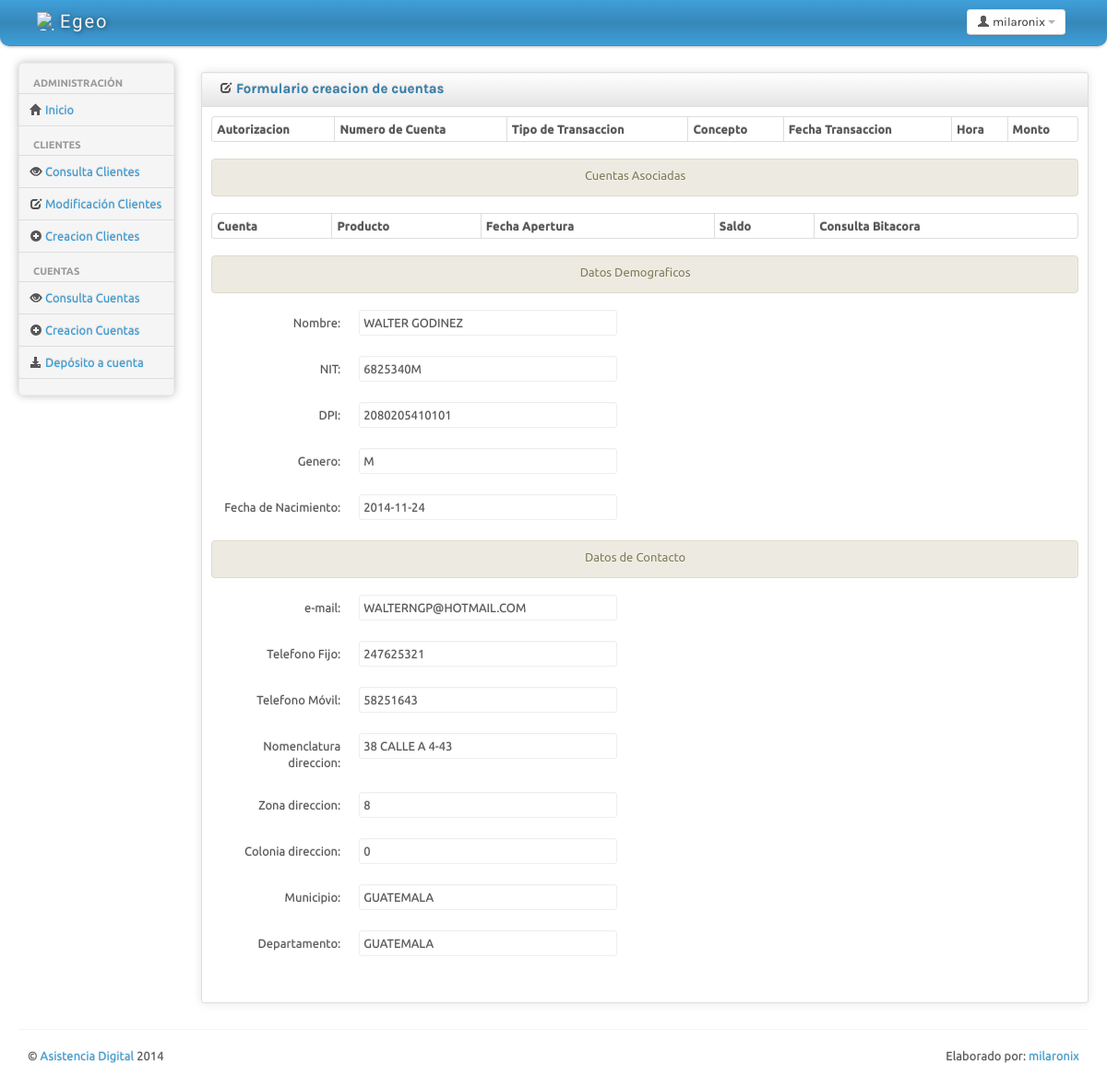
Screenshot of /consulta cuentas.php?ctatrx=4236980000000006&id=9 (signed in) with the database file from the repository.
### tables this page shows
CREATE TABLE `clientes` (
  `idCliente` int(11) NOT NULL AUTO_INCREMENT,
  `nombreCliente` varchar(100) DEFAULT NULL,
  `fechaNacimiento` date DEFAULT NULL,
  `genero` char(1) DEFAULT NULL,
  `nomenclaturaDireccion` varchar(100) DEFAULT NULL,
  `zona` int(2) DEFAULT NULL,
  `colonia` int(11) DEFAULT NULL,
  `departamento` int(11) DEFAULT NULL,
  `municipio` int(11) DEFAULT NULL,
  `telefono1` int(8) DEFAULT NULL,
  `telefono2` int(8) DEFAULT NULL,
  `nit` varchar(100) NOT NULL,
  `dpi` varchar(100) NOT NULL,
  `email` varchar(100) NOT NULL,
  PRIMARY KEY (`idCliente`),
  UNIQUE KEY `nit` (`nit`),
  UNIQUE KEY `dpi` (`dpi`),
  UNIQUE KEY `email` (`email`),
  KEY `departamento` (`departamento`),
  KEY `municipio` (`municipio`),
  CONSTRAINT `clientes_ibfk_1` FOREIGN KEY (`departamento`) REFERENCES `departamentos` (`idDepartamento`),
  CONSTRAINT `clientes_ibfk_2` FOREIGN KEY (`municipio`) REFERENCES `municipios` (`idMunicipio`)
);

CREATE TABLE `municipios` (
  `idMunicipio` int(11) NOT NULL AUTO_INCREMENT,
  `descripcion` varchar(100) DEFAULT NULL,
  `idDepartamento` int(11) DEFAULT NULL,
  PRIMARY KEY (`idMunicipio`),
  KEY `idDepartamento` (`idDepartamento`),
  CONSTRAINT `municipios_ibfk_1` FOREIGN KEY (`idDepartamento`) REFERENCES `departamentos` (`idDepartamento`)
);

CREATE TABLE `departamentos` (
  `idDepartamento` int(11) NOT NULL AUTO_INCREMENT,
  `descripcion` varchar(100) DEFAULT NULL,
  PRIMARY KEY (`idDepartamento`)
);

### consulta cuentas.php (the view, shortened to what this page needs)
<?php
$tiempo_expira = time() - $_SESSION['UltimoMovimiento'];
$error = 0;
$query_exitoso = 0;
$ctatrx = 0;
if(isset($_GET['id'])){
$id = $_GET['id'];
}
if(isset($_GET['ctatrx'])){
$ctatrx = $_GET['ctatrx'];
}
?>
<!DOCTYPE html>
<html lang="en">
<head>
	<link id="bs-css" href="css/bootstrap-cerulean.css" rel="stylesheet">
	<link href="css/bootstrap-responsive.css" rel="stylesheet">
	<link href="css/charisma-app.css" rel="stylesheet">
	<link href="css/jquery-ui-1.8.21.custom.css" rel="stylesheet">
	<link href='css/fullcalendar.css' rel='stylesheet'>
	<link href='css/fullcalendar.print.css' rel='stylesheet'  media='print'>
	<link href='css/chosen.css' rel='stylesheet'>
	<link href='css/uniform.default.css' rel='stylesheet'>
	<link href='css/colorbox.css' rel='stylesheet'>
	<link href='css/jquery.cleditor.css' rel='stylesheet'>
	<link href='css/jquery.noty.css' rel='stylesheet'>
	<link href='css/noty_theme_default.css' rel='stylesheet'>
	<link href='css/elfinder.min.css' rel='stylesheet'>
	<link href='css/elfinder.theme.css' rel='stylesheet'>
	<link href='css/jquery.iphone.toggle.css' rel='stylesheet'>
	<link href='css/opa-icons.css' rel='stylesheet'>
	<link href='css/uploadify.css' rel='stylesheet'>
</head>
<body>
<?php
	if(!isset($_SESSION['UltimoMovimiento'])){
		session_destroy(); header("Location: expirada.php?tipo=3");
	}
	else{
		if($tiempo_expira > $_SESSION['tiempo_expira']){
			header("Location: expirada.php?tipo=2");
		}else{
?>
	<div class="navbar">
		<div class="navbar-inner">
			<div class="container-fluid">
				<a class="brand" href="inicio.php"> <img alt="Charisma Logo" src="images/logo.jpg" /> <span>Egeo</span></a>
				<div class="btn-group pull-right" >
					<a class="btn dropdown-toggle" data-toggle="dropdown" href="#">
						<i class="icon-user"></i><span class="hidden-phone"> <?php echo($_SESSION['usuario']); ?></span>
						<span class="caret"></span>
					</a>
				</div>
			</div>
		</div>
	</div>
	<div class="container-fluid">
		<div class="row-fluid">
			<div class="span2 main-menu-span">
				<div class="well nav-collapse sidebar-nav">
					<ul class="nav nav-tabs nav-stacked main-menu">
						<li class="nav-header hidden-tablet">Administración</li>
						<li><a class="ajax-link" href="inicio.php"><i class="icon-home"></i><span class="hidden-tablet"> Inicio</span></a></li>
						<li class="nav-header hidden-tablet">Clientes</li>
						<?php
						if ($_SESSION['leer'] == 1){
						echo("<li><a class='ajax-link' href='consulta clientes.php'><i class='icon-eye-open'></i><span class='hidden-tablet'> Consulta Clientes</span></a></li>");
						}
						if ($_SESSION['modificar'] == 1){
						echo("<li><a class='ajax-link' href='modificacion clientes.php'><i class='icon-edit'></i><span class='hidden-tablet'> Modificación Clientes</span></a></li>");
						}
						if ($_SESSION['crear'] == 1){
						echo("<li><a class='ajax-link' href='creacion_clientes.php'><i class='icon-plus-sign'></i><span class='hidden-tablet'> Creacion Clientes</span></a></li>");
						}
						?>
						<li class="nav-header hidden-tablet">Cuentas</li>
						<?php
						if ($_SESSION['leer'] == 1){
						echo("<li><a class='ajax-link' href='cliente para consulta cuenta.php'><i class='icon-eye-open'></i><span class='hidden-tablet'> Consulta Cuentas</span></a></li>");
						}
						if ($_SESSION['crear'] == 1){
						echo("<li><a class='ajax-link' href='cliente para cuenta.php'><i class='icon-plus-sign'></i><span class='hidden-tablet'> Creacion Cuentas</span></a></li>");
						}
						if ($_SESSION['crear'] == 1){
						echo("<li><a class='ajax-link' href='cliente para deposito.php'><i class='icon-download-alt'></i><span class='hidden-tablet'> Depósito a cuenta</span></a></li>");
						}
						?>
					</ul>
				</div>
			</div>
			<div id="content" class="span10">
			<?php
			if($query_exitoso == 1){
				echo("
					<div class='alert alert-success'>
						<center>
							<p>La cuenta se ha creado exitosamente.</p>
						</center>
					</div>
					");
			}else{
			?>
			<div class="row-fluid sortable">
				<div class="box span12">
					<div class="box-header well" data-original-title>
						<h2><i class="icon-edit"></i> Formulario creacion de cuentas </h2>
					</div>
					<div class="box-content">
						<form class="form-horizontal" method = 'post' action='<?php $_SERVER['PHP_SELF'] ?>'>
							<fieldset>
								<?php
								if($error == 0){
									$query = "select clientes.*, departamentos.descripcion as depto, municipios.descripcion as muni, numeroDeCuenta, fechaApertura, saldo, bin.descripcion from clientes, departamentos, municipios, cuentas, bin where clientes.idCliente = '$id' and clientes.departamento = departamentos.iddepartamento and clientes.municipio = municipios.idMunicipio and cuentas.idCliente = clientes.idCliente and cuentas.bin = bin.bin";
								}
								if($ctatrx > 0){
									?>
										<table class="table table-bordered table-striped table-condensed">
											<thead>
												<tr>
													<th>Autorizacion</th>
													<th>Numero de Cuenta</th>
													<th>Tipo de Transaccion</th>
													<th>Concepto</th>
													<th>Fecha Transaccion</th>
													<th>Hora</th>
													<th>Monto</th>
												</tr>
											</thead>
										</table>
									<?php
								}
								?>
								<div class="alert alert-info">
									<center>
										<label>Cuentas Asociadas</label>
									</center>
								</div>
								<table class="table table-bordered table-striped table-condensed">
									<thead>
										<tr>
											<th>Cuenta</th>
											<th>Producto</th>
											<th>Fecha Apertura</th>
											<th>Saldo</th>
											<th>Consulta Bitacora</th>
										</tr>
									</thead>
											<?php
											$result = mysql_query($query);
											$items = mysql_fetch_array($result);
											?>
								</table>
								<div class="alert alert-info">
									<center>
										<label>Datos Demograficos</label>
									</center>
								</div>
								<div class="control-group <?php if($_POST['enviado'] == 1 && $_POST['nombre'] == ''){ echo("error");} ?>">
									<label class="control-label" for="focusedInput">Nombre: </label>
									<div class="controls">
									  <span class="input-xlarge uneditable-input"><?php echo($items['nombreCliente']); ?></span>
									</div>
								</div>
								<div class="control-group <?php if($_POST['enviado'] == 1 && $_POST['nit'] == ''){ echo("error");} ?>">
									<label class="control-label" for="focusedInput">NIT: </label>
									<div class="controls">
									  <span class="input-xlarge uneditable-input"><?php echo($items['nit']); ?></span>
									</div>
								</div>
								<div class="control-group <?php if($_POST['enviado'] == 1 && $_POST['dpi'] == ''){ echo("error");} ?>">
									<label class="control-label" for="focusedInput">DPI: </label>
									<div class="controls">
									  <span class="input-xlarge uneditable-input"><?php echo($items['dpi']); ?></span>
									</div>
								</div>
								<div class="control-group <?php if($_POST['enviado'] == 1 && $_POST['genero'] == ''){ echo("error");} ?>">
									<label class="control-label" for="focusedInput">Genero: </label>
									<div class="controls">
									  <span class="input-xlarge uneditable-input"><?php echo($items['genero']); ?></span>
									</div>
								</div>
								<div class="control-group <?php if($_POST['enviado'] == 1 && $_POST['fnacimiento'] == ''){ echo("error");} ?>">
									<label class="control-label" for="fnacimiento">Fecha de Nacimiento:</label>
									<div class="controls">
									  <span class="input-xlarge uneditable-input"><?php echo($items['fechaNacimiento']); ?></span>
									</div>
								</div>
								<div class="alert alert-info">
									<center>
										<label>Datos de Contacto</label>
									</center>
								</div>
								<div class="control-group <?php if($_POST['enviado'] == 1 && $_POST['email'] == ''){ echo("error");} ?>">
									<label class="control-label" for="focusedInput">e-mail: </label>
									<div class="controls">
									  <span class="input-xlarge uneditable-input"><?php echo($items['email']); ?></span>
									</div>
								</div>
								<div class="control-group <?php if($_POST['enviado'] == 1 && $_POST['tel1'] == ''){ echo("error");} ?>">
									<label class="control-label" for="focusedInput">Telefono Fijo: </label>
									<div class="controls">
									  <span class="input-xlarge uneditable-input"><?php echo($items['telefono1']); ?></span>
									</div>
								</div>
								<div class="control-group <?php if($_POST['enviado'] == 1 && $_POST['tel2'] == ''){ echo("error");} ?>">
									<label class="control-label" for="focusedInput">Telefono Móvil: </label>
									<div class="controls">
									  <span class="input-xlarge uneditable-input"><?php echo($items['telefono2']); ?></span>
									</div>
								</div>
								<div class="control-group <?php if($_POST['enviado'] == 1 && $_POST['nomenclatura'] == ''){ echo("error");} ?>">
									<label class="control-label" for="focusedInput">Nomenclatura direccion: </label>
									<div class="controls">
									  <span class="input-xlarge uneditable-input"><?php echo($items['nomenclaturaDireccion']); ?></span>
									</div>
								</div>
								<div class="control-group <?php if($_POST['enviado'] == 1 && $_POST['zona'] == ''){ echo("error");} ?>">
									<label class="control-label" for="focusedInput">Zona direccion: </label>
									<div class="controls">
									  <span class="input-xlarge uneditable-input"><?php echo($items['zona']); ?></span>
									</div>
								</div>
								<div class="control-group <?php if($_POST['enviado'] == 1 && $_POST['colonia'] == ''){ echo("error");} ?>">
									<label class="control-label" for="focusedInput">Colonia direccion: </label>
									<div class="controls">
									  <span class="input-xlarge uneditable-input"><?php echo($items['colonia']); ?></span>
									</div>
								</div>
								<div class="control-group <?php if($_POST['enviado'] == 1 && $_POST['municipio'] == ''){ echo("error");} ?>">
									<label class="control-label" for="municipio">Municipio:</label>
									<div class="controls">
									  <span class="input-xlarge uneditable-input"><?php echo($items['muni']); ?></span>
									</div>
								 </div>
								<div class="control-group <?php if($_POST['enviado'] == 1 && $_POST['bin'] == ''){ echo("error");} ?>">
									<label class="control-label" for="bin">Departamento:</label>
									<div class="controls">
									  <span class="input-xlarge uneditable-input"><?php echo($items['depto']); ?></span>
									</div>
								 </div>
							</fieldset>
						  </form>
					</div>
				</div>
			</div>
			<?php }?>
			</div>
				</div>
		<hr>
		<footer>
			<p class="pull-left">&copy; <a href="http://usman.it" target="_blank">Asistencia Digital</a> 2014</p>
			<p class="pull-right">Elaborado por: <a href="http://usman.it/free-responsive-admin-template">milaronix</a></p>
		</footer>
	</div>
<?php
		}
	}
?>
</body>
</html>

### css/charisma-app.css (style rules this page uses)
.box { border: 1px solid #DEDEDE; border-radius:3px; -webkit-border-radius:3px; -moz-border-radius:3px; margin-top: 10px; margin-bottom: 10px ; box-shadow: 0 0 10px rgba(189, 189, 189, 0.4); -webkit-box-shadow: 0 0 10px rgba(189, 189, 189, 0.4); -moz-box-shadow: 0 0 10px rgba(189, 189, 189, 0.4); }
.box-header { border:none; padding-top:5px; border-bottom: 1px solid #DEDEDE; border-radius:3px 3px 0 0; -webkit-border-radius:3px 3px 0 0; -moz-border-radius:3px 3px 0 0; height:12px; min-height:12px; margin-bottom: 0; cursor:move; font-weight:bold; font-size:16px; background: -moz-linear-gradient(top, rgba(255,255,255,0) 0%, rgba(0,0,0,0.1) 100%); background: -webkit-gradient(linear, left top, left bottom, color-stop(0%,rgba(255,255,255,0)), color-stop(100%,rgba(0,0,0,0.1))); background: -webkit-linear-gradient(top, rgba(255,255,255,0) 0%,rgba(0,0,0,0.1) 100%); background: -o-linear-gradient(top, rgba(255,255,255,0) 0%,rgba(0,0,0,0.1) 100%); background: -ms-linear-gradient(top, rgba(255,255,255,0) 0%,rgba(0,0,0,0.1) 100%); background: linear-gradient(to bottom, rgba(255,255,255,0) 0%,rgba(0,0,0,0.1) 100%); filter: progid:DXImageTransform.Microsoft.gradient( startColorstr='#00ffffff', endColorstr='#1a000000',GradientType=0 ); }
.box-header h2 { font-size:15px; width:auto; clear:none; float:left; line-height:25px; white-space: nowrap; }
.box-header h2 > i { margin-top:1px; }
.box-content { padding:10px; }
footer { clear:both; }
footer .pull-right { float:right; margin-right:10px; }
footer .pull-left { float:left; margin-left:10px; }
.sidebar-nav { min-height:0; box-shadow: 0 0 10px #BDBDBD; -webkit-box-shadow: 0 0 10px #BDBDBD; -moz-box-shadow: 0 0 10px #BDBDBD; border-radius: 5px; -webkit-border-radius: 5px; -moz-border-radius: 5px; margin-bottom: 0; padding-bottom:0; }
.sidebar-nav > ul > li:not(.nav-header) { margin-right:-2px; margin-left:-2px; }
.brand { font-family: 'Shojumaru', cursive, Arial, serif; letter-spacing:2px; text-shadow:1px 1px 5px rgba(0, 0, 0, 0.5); width:166px; }
.brand img { float:left; height:20px; width:20px; margin-right:5px; }
.brand span { float:left; }
.navbar-inner { border-radius:0 0 10px 10px; -webkit-border-radius:0 0 10px 10px; -moz-border-radius:0 0 10px 10px; padding-top:5px; padding-bottom:5px; }
.pull-left { float:left !important; }
.pull-right { float:right !important; }

### consulta cuentas.php (style rules this page uses)
body { padding-bottom: 40px; }
.sidebar-nav { padding: 9px 0; }

### rows the page displays
clientes: nombreCliente "WALTER GODINEZ", nit "6825340M", dpi "2080205410101", genero "M", fechaNacimiento "2014-11-24", email "WALTERNGP@HOTMAIL.COM", telefono1 "247625321", telefono2 "58251643", nomenclaturaDireccion "38 CALLE A 4-43", zona "8", colonia "0", municipio.descripcion "GUATEMALA", departamento.descripcion "GUATEMALA"

### other values shown
$_SESSION['usuario'] "milaronix"
